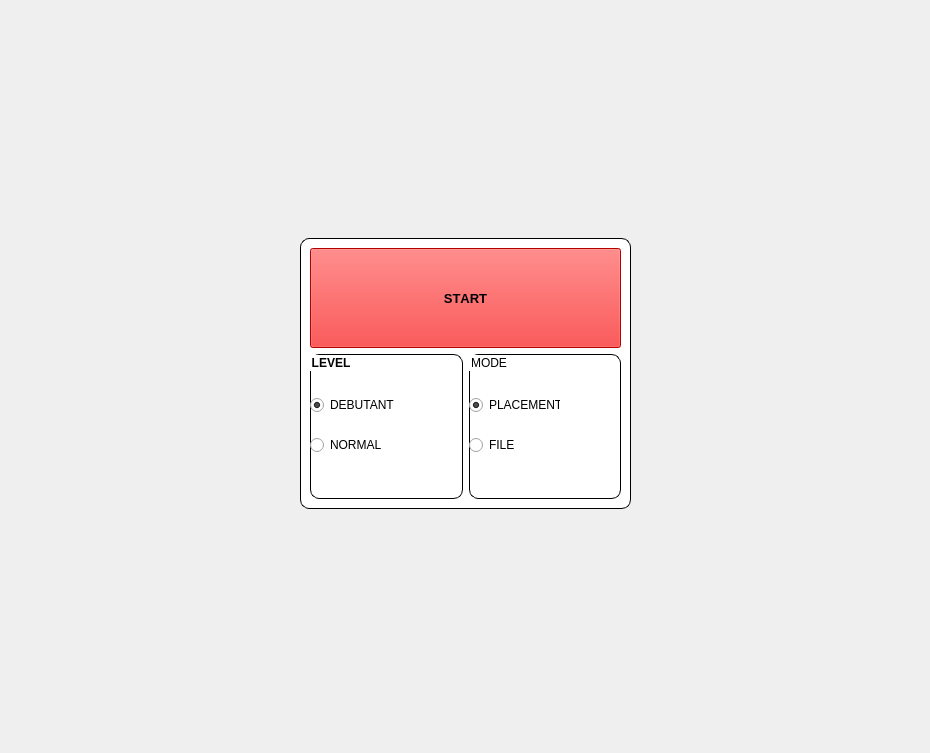
<?xml version="1.0" encoding="UTF-8"?>
<ui version="4.0">
 <class>ViewGui</class>
 <widget class="QMainWindow" name="ViewGui">
  <property name="geometry">
   <rect>
    <x>0</x>
    <y>0</y>
    <width>930</width>
    <height>753</height>
   </rect>
  </property>
  <property name="sizePolicy">
   <sizepolicy hsizetype="Expanding" vsizetype="Expanding">
    <horstretch>0</horstretch>
    <verstretch>0</verstretch>
   </sizepolicy>
  </property>
  <property name="baseSize">
   <size>
    <width>0</width>
    <height>8000</height>
   </size>
  </property>
  <property name="windowTitle">
   <string>ViewGui</string>
  </property>
  <widget class="QWidget" name="centralwidget">
   <widget class="QWidget" name="gridLayoutWidget">
    <property name="geometry">
     <rect>
      <x>0</x>
      <y>0</y>
      <width>931</width>
      <height>91</height>
     </rect>
    </property>
    <layout class="QGridLayout" name="top">
     <property name="sizeConstraint">
      <enum>QLayout::SetNoConstraint</enum>
     </property>
    </layout>
   </widget>
   <widget class="QWidget" name="gridLayoutWidget_2">
    <property name="geometry">
     <rect>
      <x>0</x>
      <y>651</y>
      <width>931</width>
      <height>101</height>
     </rect>
    </property>
    <layout class="QGridLayout" name="bottom">
     <property name="sizeConstraint">
      <enum>QLayout::SetNoConstraint</enum>
     </property>
    </layout>
   </widget>
   <widget class="QGroupBox" name="groupBox">
    <property name="geometry">
     <rect>
      <x>300</x>
      <y>238</y>
      <width>331</width>
      <height>271</height>
     </rect>
    </property>
    <property name="font">
     <font>
      <weight>75</weight>
      <bold>true</bold>
     </font>
    </property>
    <property name="mouseTracking">
     <bool>false</bool>
    </property>
    <property name="styleSheet">
     <string notr="true">QGroupBox {
    border: 1px solid Black;
    border-radius: 9px;
    margin-top: 0.5em;
background-color : white;
}</string>
    </property>
    <property name="alignment">
     <set>Qt::AlignLeading|Qt::AlignLeft|Qt::AlignTop</set>
    </property>
    <property name="flat">
     <bool>false</bool>
    </property>
    <property name="checkable">
     <bool>false</bool>
    </property>
    <layout class="QVBoxLayout" name="menu">
     <item>
      <widget class="QPushButton" name="start">
       <property name="minimumSize">
        <size>
         <width>0</width>
         <height>100</height>
        </size>
       </property>
       <property name="font">
        <font>
         <pointsize>10</pointsize>
         <weight>75</weight>
         <italic>false</italic>
         <bold>true</bold>
         <underline>false</underline>
         <strikeout>false</strikeout>
         <kerning>false</kerning>
        </font>
       </property>
       <property name="cursor">
        <cursorShape>CrossCursor</cursorShape>
       </property>
       <property name="mouseTracking">
        <bool>true</bool>
       </property>
       <property name="styleSheet">
        <string notr="true">QPushButton#start
    {
        background-color: red
    }</string>
       </property>
       <property name="text">
        <string>START</string>
       </property>
       <property name="autoExclusive">
        <bool>false</bool>
       </property>
       <property name="autoDefault">
        <bool>false</bool>
       </property>
      </widget>
     </item>
     <item>
      <layout class="QHBoxLayout" name="choice">
       <item>
        <widget class="QGroupBox" name="level">
         <property name="font">
          <font>
           <weight>75</weight>
           <bold>true</bold>
          </font>
         </property>
         <property name="styleSheet">
          <string notr="true"/>
         </property>
         <property name="title">
          <string>LEVEL</string>
         </property>
         <widget class="QRadioButton" name="debutant">
          <property name="geometry">
           <rect>
            <x>0</x>
            <y>40</y>
            <width>91</width>
            <height>22</height>
           </rect>
          </property>
          <property name="text">
           <string>DEBUTANT</string>
          </property>
          <property name="checked">
           <bool>true</bool>
          </property>
         </widget>
         <widget class="QRadioButton" name="normal">
          <property name="geometry">
           <rect>
            <x>0</x>
            <y>80</y>
            <width>91</width>
            <height>22</height>
           </rect>
          </property>
          <property name="text">
           <string>NORMAL</string>
          </property>
         </widget>
        </widget>
       </item>
       <item>
        <widget class="QGroupBox" name="mode">
         <property name="title">
          <string>MODE</string>
         </property>
         <widget class="QRadioButton" name="placement">
          <property name="geometry">
           <rect>
            <x>0</x>
            <y>40</y>
            <width>91</width>
            <height>22</height>
           </rect>
          </property>
          <property name="text">
           <string>PLACEMENT</string>
          </property>
          <property name="checked">
           <bool>true</bool>
          </property>
         </widget>
         <widget class="QRadioButton" name="file">
          <property name="geometry">
           <rect>
            <x>0</x>
            <y>80</y>
            <width>91</width>
            <height>22</height>
           </rect>
          </property>
          <property name="autoFillBackground">
           <bool>false</bool>
          </property>
          <property name="text">
           <string>FILE</string>
          </property>
         </widget>
        </widget>
       </item>
      </layout>
     </item>
    </layout>
   </widget>
   <widget class="QLabel" name="background">
    <property name="geometry">
     <rect>
      <x>-10</x>
      <y>-10</y>
      <width>941</width>
      <height>771</height>
     </rect>
    </property>
    <property name="maximumSize">
     <size>
      <width>2000</width>
      <height>2000</height>
     </size>
    </property>
    <property name="text">
     <string/>
    </property>
    <property name="pixmap">
     <pixmap resource="ressource.qrc">:/ressources/unknown.png</pixmap>
    </property>
    <property name="scaledContents">
     <bool>true</bool>
    </property>
   </widget>
   <widget class="QWidget" name="gridLayoutWidget_3">
    <property name="geometry">
     <rect>
      <x>1</x>
      <y>90</y>
      <width>928</width>
      <height>561</height>
     </rect>
    </property>
    <layout class="QGridLayout" name="battleField" rowstretch="0" columnstretch="0">
     <property name="sizeConstraint">
      <enum>QLayout::SetDefaultConstraint</enum>
     </property>
     <property name="topMargin">
      <number>0</number>
     </property>
     <property name="bottomMargin">
      <number>0</number>
     </property>
     <property name="spacing">
      <number>0</number>
     </property>
    </layout>
   </widget>
   <widget class="QLabel" name="backgroundbattle">
    <property name="geometry">
     <rect>
      <x>0</x>
      <y>90</y>
      <width>931</width>
      <height>561</height>
     </rect>
    </property>
    <property name="text">
     <string/>
    </property>
   </widget>
   <zorder>backgroundbattle</zorder>
   <zorder>background</zorder>
   <zorder>gridLayoutWidget</zorder>
   <zorder>gridLayoutWidget_2</zorder>
   <zorder>gridLayoutWidget_3</zorder>
   <zorder>groupBox</zorder>
  </widget>
 </widget>
 <resources>
  <include location="ressource.qrc"/>
 </resources>
 <connections/>
</ui>
